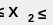
                    <widget class="QWidget" name="widget_11" native="true">
                     <property name="geometry">
                      <rect>
                       <x>72</x>
                       <y>0</y>
                       <width>53</width>
                       <height>25</height>
                      </rect>
                     </property>
                     <property name="sizePolicy">
                      <sizepolicy hsizetype="Fixed" vsizetype="Fixed">
                       <horstretch>0</horstretch>
                       <verstretch>0</verstretch>
                      </sizepolicy>
                     </property>
                     <widget class="QLabel" name="label_17">
                      <property name="geometry">
                       <rect>
                        <x>28</x>
                        <y>8</y>
                        <width>20</width>
                        <height>21</height>
                       </rect>
                      </property>
                      <property name="font">
                       <font>
                        <family>Segoe UI</family>
                        <pointsize>8</pointsize>
                        <weight>75</weight>
                        <bold>true</bold>
                       </font>
                      </property>
                      <property name="text">
                       <string>2</string>
                      </property>
                     </widget>
                     <widget class="QLabel" name="label_18">
                      <property name="geometry">
                       <rect>
                        <x>-4</x>
                        <y>-4</y>
                        <width>31</width>
                        <height>31</height>
                       </rect>
                      </property>
                      <property name="font">
                       <font>
                        <family>Segoe UI</family>
                        <pointsize>11</pointsize>
                        <weight>75</weight>
                        <bold>true</bold>
                       </font>
                      </property>
                      <property name="text">
                       <string>≤ X</string>
                      </property>
                     </widget>
                     <widget class="QLabel" name="label_19">
                      <property name="geometry">
                       <rect>
                        <x>38</x>
                        <y>-2</y>
                        <width>16</width>
                        <height>31</height>
                       </rect>
                      </property>
                      <property name="font">
                       <font>
                        <family>Segoe UI</family>
                        <pointsize>11</pointsize>
                        <weight>75</weight>
                        <bold>true</bold>
                       </font>
                      </property>
                      <property name="text">
                       <string>≤</string>
                      </property>
                     </widget>
                    </widget>
